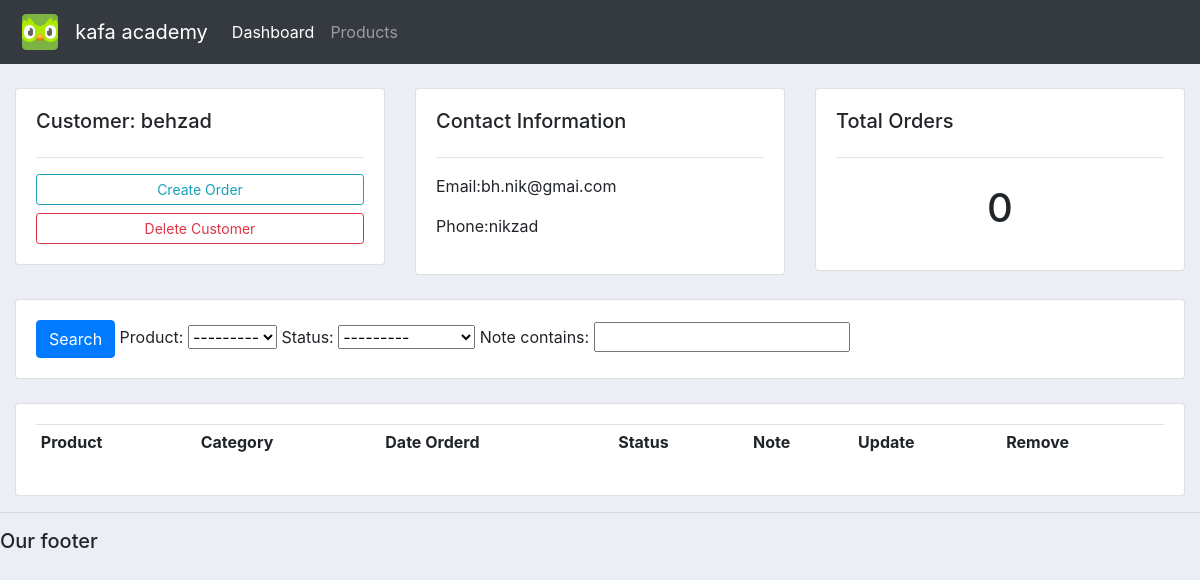
The page /customer/2 on the database its author committed.
### account/models.py (models this page shows, shortened)
class customer(models.Model):
    name = models.CharField(max_length=200, null=True)
    phone = models.CharField(max_length=200, null=True)
    email = models.CharField(max_length=200, null=True)
    date_created = models.DateField(auto_now_add=True, null=True)

### account/views.py (the view)
def customer(request, pk_test):
    customer = customerr.objects.get(id=pk_test)
    orders = customer.order_set.all()
    order_count = orders.count()
    Myfilter = OrderFilter(request.GET,queryset = orders)
    orders = Myfilter.qs
    context = {'customer': customer,
               'orders': orders, 'order_count': order_count,'Myfilter':Myfilter}
    return render(request, 'account/customer.html', context)

### account/models.py (called while the page is built)
    def __str__(self):
        return self.name

### account/templates/account/customer.html (shortened to what this page needs)
{%  extends 'account/main.html' %}
{% block content %}
	<br>
<div class="row">
	<div class="col-md">
		<div class="card card-body">
			<h5>Customer: {{customer.name}}</h5>
			<hr>
			<a class="btn btn-outline-info  btn-sm btn-block" href="{% url 'Create_Order' customer.id %}">Create Order</a>
			<a class="btn btn-outline-danger  btn-sm btn-block" href="">Delete Customer</a>
		</div>
	</div>
	<div class="col-md">
		<div class="card card-body">
			<h5>Contact Information</h5>
			<hr>
			<p>Email:{{customer.email}} </p>
			<p>Phone:{{customer.phone}} </p>
		</div>
	</div>
	<div class="col-md">
		<div class="card card-body">
			<h5>Total Orders</h5>
			<hr>
			<h1 style="text-align: center;padding: 10px">{{order_count}}</h1>
		</div>
	</div>
</div>
<br>
<div class="row">
	<div class="col">
		<div class="card card-body">
			<form method="get">
			   <button class="btn btn-primary" type="submit">Search</button>
               {{Myfilter.form}}
		  </form>
		</div>
	</div>
</div>
<br>
<div class="row">
	<div class="col-md">
		<div class="card card-body">
			<table class="table table-sm">
				<tr>
					<th>Product</th>
					<th>Category</th>
					<th>Date Orderd</th>
					<th>Status</th>
					<th>Note</th>
					<th>Update</th>
					<th>Remove</th>
				</tr>
			</table>
		</div>
	</div>
</div>
{% endblock %}

### account/templates/account/main.html (style rules this page uses)
body { background-color: #ebeff5; }

### rows shown on the page
customer: name "behzad", email "bh.nik@gmai.com", phone "nikzad"

### other values the page prints
{{ order_count }} "0"
